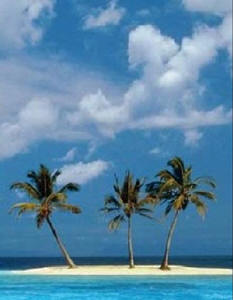
%> input picture target_2.jpg, 233 x 300 px
$ octave --eval "result = PoissonMixingGradients;"   (GNU Octave 9; MATLAB toolbox functions it lacks are replaced by stand-ins)
%> lines starting %> are read from the running program, lines starting %| are printed output that depends on the picture; in (x1, y1, x2, y2) boxes, pixels count from 0 and x2, y2 are one past the last pixel; in counts of white or black regions, pixels touching at a corner belong together; the program's own positions count from 1
function I = PoissonMixingGradients

% read images
target= im2double(imread('target_2.jpg'));
source= im2double(imread('source_2.jpg'));
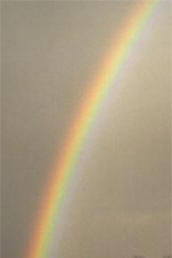
%> input picture source_2.jpg, 172 x 258 px
mask=imread('mask_2.bmp');
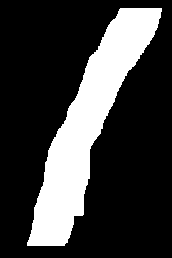
%> input picture mask_2.bmp, 172 x 258 px
%> mask: size 258x172 logical; 23.7% white; 1 white region, box (x1, y1, x2, y2) and area: (27, 8, 162, 246) 10525

row_offset=130;
col_offset=10;

source_scale=0.6;

source =imresize(source,source_scale);
%> source: size 155x104x3 double
mask =imresize(mask,source_scale);
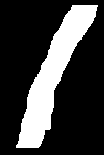
%> mask: size 155x104 logical; 23.7% white; 1 white region, box (x1, y1, x2, y2) and area: (16, 5, 98, 148) 3821


N=sum(mask(:)); % N: Number of unknown pixels == variables
%> N = 3821


% enumerating pixels in the mask
mask_id = zeros(size(mask));
mask_id(mask) = 1:N;
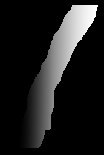
%> mask_id: size 155x104 double; min 0, max 3821, mean 453; drawn with min black and max white

% neighborhood size for each pixel in the mask
[ir,ic] = find(mask);
%> ir = 3821 values from 6 to 148; ic = 3821 values from 17 to 98

Np = zeros(N,1);

for ib=1:N

    i = ir(ib);
    j = ic(ib);

    Np(ib)=  double((row_offset+i> 1))+ ...
             double((col_offset+j> 1))+ ...
             double((row_offset+i< size(target,1))) + ...
             double((col_offset+j< size(target,2)));
end
%> this loop made 3821 passes
%> (i, j) on passes 1 to 3: (146, 17), (147, 17), (148, 17)
%> after the loop, Np = 3821 values from 4 to 4


% compute matrix A

% We use a sparse matrix since most of the data is zero
% and we only want to track non zero values (optimizing resources)

A = sparse(1:N,1:N,Np,N,N);
for curr_pixel=1:N
    % get row and column of current pixel in the mask
    row = ir(curr_pixel);
    col = ic(curr_pixel);
    A_row = A(curr_pixel,:);

    if(mask(row-1,col)~=0)
        A_row_ind = mask_id(sub2ind(size(mask),row-1,col));
        A_row(A_row_ind)=-1;
    end

    if(mask(row+1,col)~=0)
        A_row_ind = mask_id(sub2ind(size(mask),row+1,col));
        A_row(A_row_ind)=-1;
    end

    if(mask(row,col-1)~=0)
        A_row_ind = mask_id(sub2ind(size(mask),row,col-1));
        A_row(A_row_ind)=-1;
    end

    if(mask(row,col+1)~=0)
        A_row_ind = mask_id(sub2ind(size(mask),row,col+1));
        A_row(A_row_ind)=-1;
    end

    A(curr_pixel,:)=A_row;

end
%> this loop made 3821 passes
%> (row, col, A_row_ind) on passes 1 to 12: (146, 17, 5), (147, 17, 6), (148, 17, 7), (145, 18, 11), (146, 18, 12), (147, 18, 13), (148, 18, 14), (142, 19, 22), (143, 19, 23), (144, 19, 24), (145, 19, 25), (146, 19, 26)
%> after the loop, A_row = 3821 values, max 4 at index 3821, min -1 at index 3815, mean 0.000523; A_row_ind = 3815


% output intialization
seamless = target;


for color=1:3 % solve for each colorchannel
%> this loop made 3 passes; what is shown inside it comes from the first

    % compute b for each color
    b=zeros(N,1);

    for ib=1:N

    i = ir(ib);
    j = ic(ib);

      % All 4 if-statements represent a laplacian of the image as they
      % substract the pixels of the neighbors, but also sum the current
      % pixel. i.e. equivalent to laplacian kernel= [0,-1,0;-1,4,-1;0,-1,0]
      if (i>1)
          % Left laplacian neighbors
          target_laplacian_left = target(row_offset+i,col_offset+j,color) - ...
              target(row_offset+i-1,col_offset+j,color);
          source_laplacian_left = source(i,j,color)-source(i-1,j,color);
          mixed_laplacian_left = [target_laplacian_left,source_laplacian_left];
          [~,max_idx] = max(abs(mixed_laplacian_left));
          b(ib)=b(ib)+ target(row_offset+i-1,col_offset+j,color)*(1-mask(i-1,j))+...
                        mixed_laplacian_left(max_idx);

      end

      if (i<size(mask,1))
          % Right laplacian neighbors
          target_laplacian_right = target(row_offset+i,col_offset+j,color) - ...
              target(row_offset+i+1,col_offset+j,color);
          source_laplacian_right = source(i,j,color)-source(i+1,j,color);
          mixed_laplacian_right = [target_laplacian_right,source_laplacian_right];
          [~,max_idx] = max(abs(mixed_laplacian_right));
          b(ib)=b(ib)+  target(row_offset+i+1,col_offset+j,color)*(1-mask(i+1,j))+ ...
                        mixed_laplacian_right(max_idx);
      end

      if (j>1)
          % Top laplacian neighbors
          target_laplacian_top = target(row_offset+i,col_offset+j,color) - ...
              target(row_offset+i,col_offset+j-1,color);
          source_laplacian_top = source(i,j,color)-source(i,j-1,color);
          mixed_laplacian_top = [target_laplacian_top,source_laplacian_top];
          [~,max_idx] = max(abs(mixed_laplacian_top));
          b(ib)= b(ib) +  target(row_offset+i,col_offset+j-1,color)*(1-mask(i,j-1))+...
                        mixed_laplacian_top(max_idx);
      end


      if (j<size(mask,2))
          % Bottom laplacian neighbors
          target_laplacian_bot = target(row_offset+i,col_offset+j,color) - ...
              target(row_offset+i,col_offset+j+1,color);
          source_laplacian_bot = source(i,j,color)-source(i,j+1,color);
          mixed_laplacian_bot = [target_laplacian_bot,source_laplacian_bot];
          [~,max_idx] = max(abs(mixed_laplacian_bot));
          b(ib)= b(ib)+ target(row_offset+i,col_offset+j+1,color)*(1-mask(i,j+1))+...
                        mixed_laplacian_bot(max_idx);
      end


    end
%> this loop made 3821 passes
%> (i, j, target_laplacian_left, source_laplacian_left, target_laplacian_right, source_laplacian_right, target_laplacian_top, source_laplacian_top) on passes 1 to 11: (146, 17, -0.212, 0.00668, 0.0627, -0.00545, 0.00784, 0.0266), (147, 17, -0.0627, 0.00545, 0.0118, -0.00628, 0.0157, 0.0258), (148, 17, -0.0118, 0.00628, 0.0196, -0.00366, 0.0118, 0.0263), (145, 18, -0.196, 0.0249, 0.208, -0.00814, -0.00392, 0.0447), (146, 18, -0.208, 0.00814, 0.0549, -0.00765, 0, 0.0461), (147, 18, -0.0549, 0.00765, 0.0118, -0.00368, 0.00784, 0.0483), (148, 18, -0.0118, 0.00368, 0.0353, -0.00516, 0.00784, 0.0457), (142, 19, 0.0471, 0.00491, 0.0706, -0.00649, -0.0118, 0.047), (143, 19, -0.0706, 0.00649, 0.051, -0.00181, -0.00392, 0.0472), (144, 19, -0.051, 0.00181, 0.2, -0.0242, -0.00392, 0.0465), (145, 19, -0.2, 0.0242, 0.204, -0.0103, -0.00784, 0.0458)


     % solve linear system A*x = b;
    % your CODE begins here

    x = A\b;
    % your CODE ends here


    % impaint target image

     for ib=1:N
           seamless(row_offset+ir(ib),col_offset+ic(ib),color) = x(ib);
     end
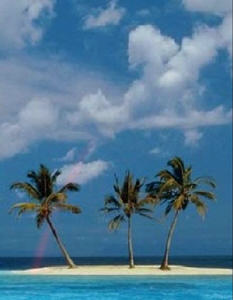
%> seamless: size 300x233x3 double; mean R, G, B 0.353, 0.532, 0.656; drawn with min black and max white

     figure(1), imshow(target);
     title('Before gradient mixing blending');
     figure(2), imshow(seamless);
     title('After gradient mixing blending');
     I = seamless;
end
